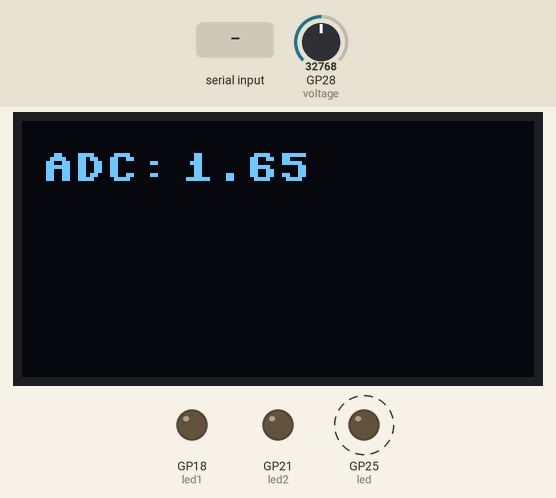
The program below on a simulated Raspberry Pi Pico running MicroPython. Shown: 128×64 one-colour display, output pins drawn as LEDs (lit = HIGH). Dashed ring = blinking. The test bench sets the inputs (shaded band); at power-on: GP28 (voltage) = 32768 (analog values on the 0–65535 scale). Library files of the repository ran but are not shown: ssd1306.py; what the program prints to the serial console is not drawn.

Above: at 1.2 s.
1.3 s: "G1" typed at the serial console, then Enter
At 1.9 s:
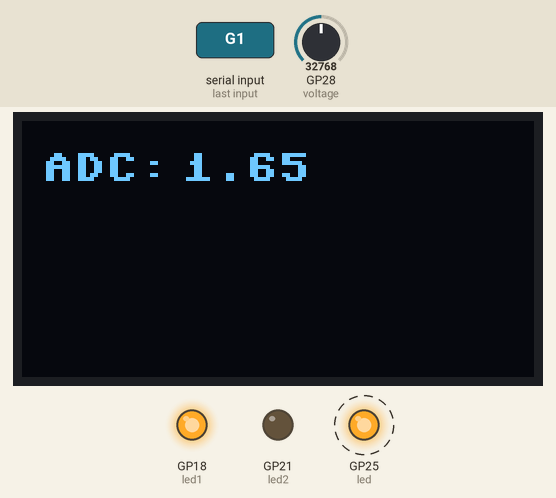
4.3 s: "R1" typed at the serial console, then Enter
At 5.0 s:
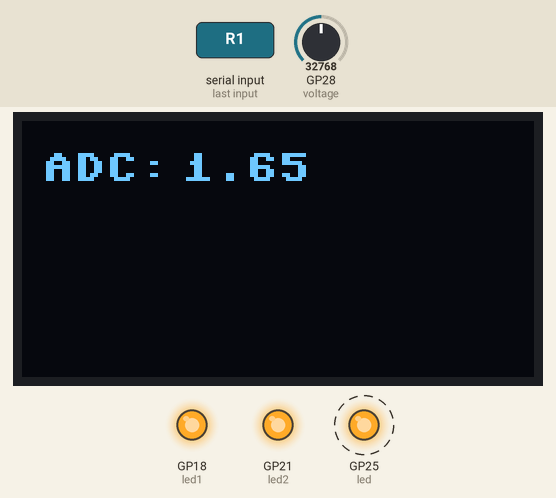
7.3 s: "G0" typed at the serial console, then Enter
At 8.1 s:
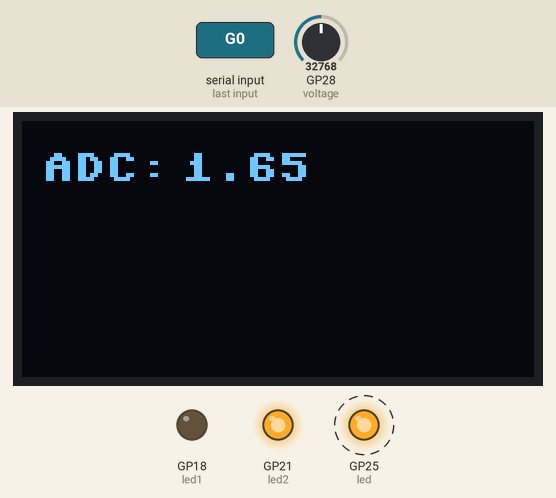
10.3 s: GP28 (voltage) set to 45874
At 11.6 s:
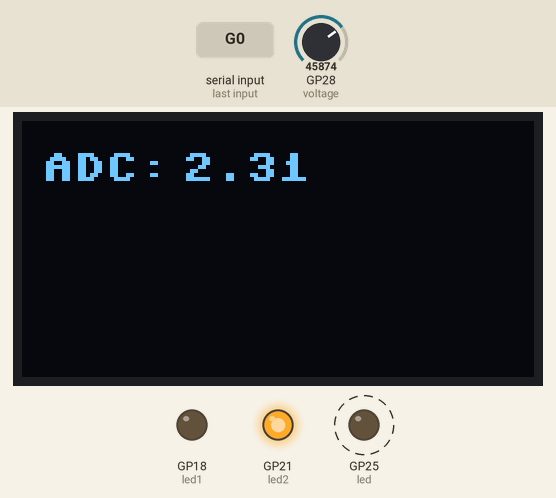
12.2 s: GP28 (voltage) set to 57670
At 13.1 s:
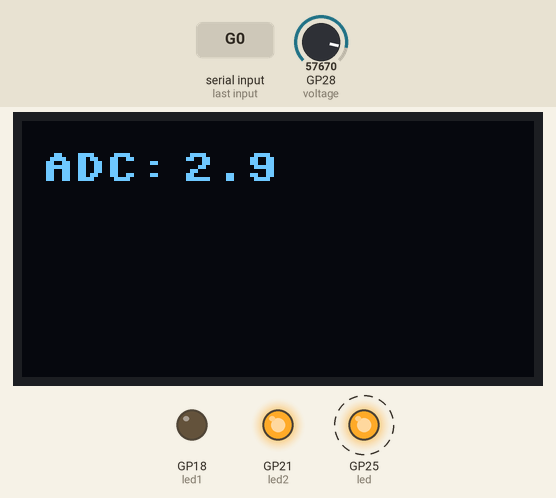
13.7 s: GP28 (voltage) set to 65535
Timing chart, 0 to 16.3 s (numbered marks = the images above; inputs shaded):
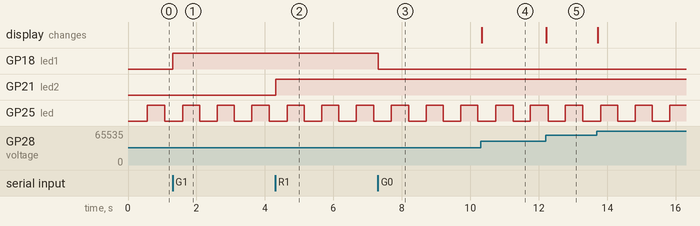

Measured:
- after the input at 1.3 s, GP18 (led1): LOW → HIGH at once
- after the input at 4.3 s, GP21 (led2): LOW → HIGH at once
- after the input at 7.3 s, GP18 (led1): HIGH → LOW at once
- after the input at 10.3 s, the display: changes at once (image 4)
- after the input at 12.2 s, the display: changes at once (image 5)
- by itself, GP25 (led): alternates HIGH for 0.51 s and LOW for 0.51 s

The program:

main.py
```python
# Remote_Test.py
# 從USB虛擬COM遠端異步發送命令及接收資料測試程式
# OmniXRI Jack, May 2021

from machine import Pin, I2C, ADC # 導入 Pin, I2C, ADC相關函式庫
from ssd1306 import SSD1306_I2C # 導入 SSD1306 I2C介面OLED函式庫
import framebuf # 導入影格緩衝區函式庫
import utime # 導入時間相關函式庫
import sys # 導入系統標準輸出入相關函式庫
import select # 導入異步選擇函式庫

led  = Pin(25, Pin.OUT) # 設定GP25為板上LED為輸出腳
led1 = Pin(18, Pin.OUT) # 設定GP18為LED1輸出腳
led2 = Pin(21, Pin.OUT) # 設定GP21為LED2輸出腳

voltage = machine.ADC(2) # 設定使用ADC2(GP28)
factor = 3.3 / (65535)   # 設定ADC轉換因子

WIDTH  = 128 # 設定OLED顯示寬度
HEIGHT = 64  # 設定OLED顯示高度

i2c = I2C(1, scl=Pin(27), sda=Pin(26), freq=400000)     # 設定使用I2C#1,SCL,SDA腳位及時脈頻率
print("I2C Address      : "+hex(i2c.scan()[0]).upper()) # 顯示I2C位址
print("I2C Configuration: "+str(i2c))                   # 顯示I2C組態

oled = SSD1306_I2C(WIDTH, HEIGHT, i2c) # SSD1306 OLED初始化

time_start = utime.ticks_ms() # 啟動ms計時器

while True: # 永遠執行循環
    oled.fill(0) # 清除OLED顯示區(全部填零)

    # 若有收到遠端透過USB虛擬COM傳送命令字串時才進行命令
    # 採異步(不阻塞)命令執行方式完成
    while sys.stdin in select.select([sys.stdin], [], [], 0)[0]:
        s = sys.stdin.readline().strip() #從標準輸人讀取一行文字並去除換行符號
        cmd = str(s) # 將收到的內容轉成字串
        print(cmd) # 回傳檢查收到之命令內容,可省略

        if cmd == 'G0':   # 若命令為G0
            led1.value(0) # 熄滅LED1
        elif cmd == 'G1': # 若命令為G1
            led1.value(1) # 點亮LED1
        elif cmd == 'R0': # 若命令為R0
            led2.value(0) # 熄滅LED2
        elif cmd == 'R1': # 若命令為R1
            led2.value(1) # 點亮LED2
        else:             # 其它命令
            oled.text(cmd,0,32) # 顯示收到命令內容

    reading = voltage.read_u16() * factor # 讀取半固定電阻SVR1電壓並轉換成十進制
    oled.text("ADC: ",5,8) # 輸出提示字串到OLED,座標(5,8)
    oled.text(str(round(reading,2)),40,8) # 將電壓值規式化字串輸出到OLED,座標(40,8)
    oled.show() # 更新OLED顯示區內容

    time_stop = utime.ticks_ms() # 取得目前時間

    if utime.ticks_diff(time_stop,time_start) > 500: # 若先前時間比較大於0.5秒
        led.toggle()          # 則板上LED狀態反轉
        time_start = time_stop # 更新目前時間到先前時間
```
